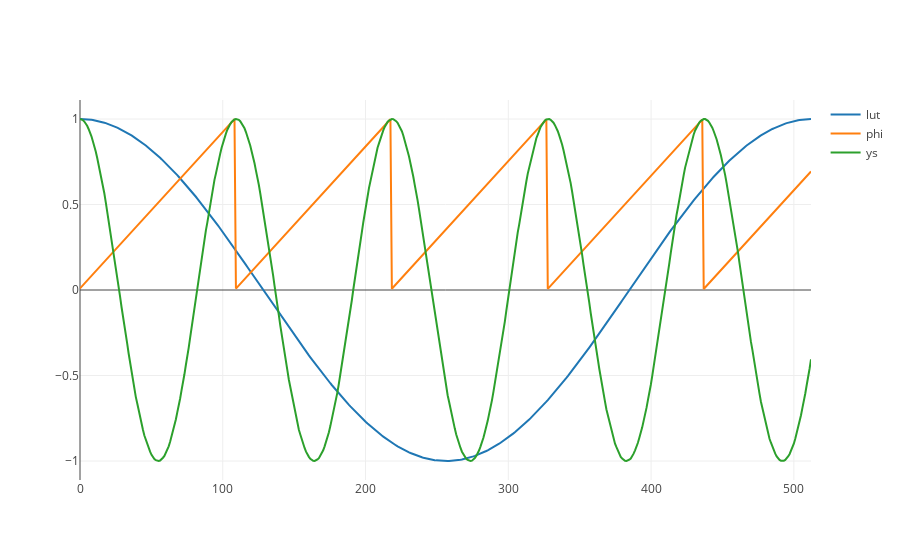

Here is the notebook cell this chart was saved with:
### Code cell
let fs = 512.;
let lut_length = fs as usize;

let xs: Vec<f32> = linspace(0., fs, lut_length).collect();

let mut nco = Nco::new(lut_length);
//nco.set_frequency(48000., 93.75); 
//nco.set_frequency(48000., 187.); 
nco.set_frequency(48000., 440.); 
let ys_lut = nco.lut.clone();

let mut ys_phi = vec![0.0; lut_length];
for (x, y) in ys_phi.iter_mut().enumerate() {
    let sample = nco.step();
    let phi_max = u32::MAX; //1 << (std::mem::size_of::<u32>() * 8);
    *y = nco.phi as f32 / phi_max as f32;
}

nco.reset();

let mut ys = vec![0.0; lut_length];
for (x, y) in ys.iter_mut().enumerate() {
    *y = nco.step();
}

let mut plot = Plot::new();
plot.add_trace(Scatter::new(xs.clone(), ys_lut).mode(Mode::Lines).name("lut"));
plot.add_trace(Scatter::new(xs.clone(), ys_phi).mode(Mode::Lines).name("phi"));
plot.add_trace(Scatter::new(xs.clone(), ys).mode(Mode::Lines).name("ys"));


plot.set_layout(Layout::new().height(400));
plot.lab_display();

### Figure 1 — Plotly figure (JSON) as saved in the notebook; plotly's stock layout.template omitted (floating-point values rounded to 4 significant figures; data arrays with more than 128 entries replaced by an {"elided": "..."} marker saying what was removed)
{"data": [{"mode": "lines", "name": "lut", "type": "scatter", "x": {"elided": "512 float values"}, "y": {"elided": "512 float values"}}, {"mode": "lines", "name": "phi", "type": "scatter", "x": {"elided": "512 float values"}, "y": {"elided": "512 float values"}}, {"mode": "lines", "name": "ys", "type": "scatter", "x": {"elided": "512 float values"}, "y": {"elided": "512 float values"}}], "layout": {"autosize": true, "xaxis": {"autorange": true, "range": [0, 512], "type": "linear"}, "yaxis": {"autorange": true, "range": [-1.111, 1.111], "type": "linear"}}}
